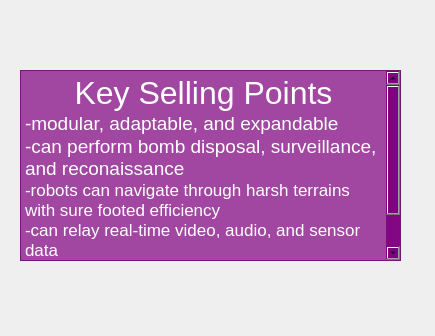
<?xml version="1.0" encoding="UTF-8"?>
<ui version="4.0">
 <class>SellPoint</class>
 <widget class="QDialog" name="SellPoint">
  <property name="geometry">
   <rect>
    <x>0</x>
    <y>0</y>
    <width>435</width>
    <height>336</height>
   </rect>
  </property>
  <property name="windowTitle">
   <string>Dialog</string>
  </property>
  <property name="styleSheet">
   <string notr="true">#SellPoint{
	background-image: url(:/Resources/galaxy-cool-photo-3-2-s-307x512.jpg);
}</string>
  </property>
  <widget class="QTextBrowser" name="textBrowser">
   <property name="geometry">
    <rect>
     <x>20</x>
     <y>70</y>
     <width>381</width>
     <height>191</height>
    </rect>
   </property>
   <property name="autoFillBackground">
    <bool>false</bool>
   </property>
   <property name="styleSheet">
    <string notr="true">font: 13pt &quot;Optima&quot;;
background-color: rgba(128, 0, 128, 179);

</string>
   </property>
   <property name="html">
    <string>&lt;!DOCTYPE HTML PUBLIC &quot;-//W3C//DTD HTML 4.0//EN&quot; &quot;http://www.w3.org/TR/REC-html40/strict.dtd&quot;&gt;
&lt;html&gt;&lt;head&gt;&lt;meta name=&quot;qrichtext&quot; content=&quot;1&quot; /&gt;&lt;style type=&quot;text/css&quot;&gt;
p, li { white-space: pre-wrap; }
&lt;/style&gt;&lt;/head&gt;&lt;body style=&quot; font-family:'Optima'; font-size:13pt; font-weight:400; font-style:normal;&quot;&gt;
&lt;p align=&quot;center&quot; style=&quot; margin-top:0px; margin-bottom:0px; margin-left:0px; margin-right:0px; -qt-block-indent:0; text-indent:0px;&quot;&gt;&lt;span style=&quot; font-family:'.Lucida Grande UI'; font-size:24pt; color:#ffffff;&quot;&gt;Key Selling Points&lt;/span&gt;&lt;/p&gt;
&lt;p style=&quot; margin-top:0px; margin-bottom:0px; margin-left:0px; margin-right:0px; -qt-block-indent:0; text-indent:0px;&quot;&gt;&lt;span style=&quot; font-family:'.Lucida Grande UI'; font-size:14pt; color:#ffffff;&quot;&gt;-modular, adaptable, and expandable&lt;/span&gt;&lt;/p&gt;
&lt;p style=&quot; margin-top:0px; margin-bottom:0px; margin-left:0px; margin-right:0px; -qt-block-indent:0; text-indent:0px;&quot;&gt;&lt;span style=&quot; font-family:'.Lucida Grande UI'; font-size:14pt; color:#ffffff;&quot;&gt;-can perform bomb disposal, surveillance, and reconaissance&lt;/span&gt;&lt;/p&gt;
&lt;p style=&quot; margin-top:0px; margin-bottom:0px; margin-left:0px; margin-right:0px; -qt-block-indent:0; text-indent:0px;&quot;&gt;&lt;span style=&quot; font-family:'.Lucida Grande UI'; color:#ffffff;&quot;&gt;-robots can navigate through harsh terrains with sure footed efficiency&lt;/span&gt;&lt;/p&gt;
&lt;p style=&quot; margin-top:0px; margin-bottom:0px; margin-left:0px; margin-right:0px; -qt-block-indent:0; text-indent:0px;&quot;&gt;&lt;span style=&quot; font-family:'.Lucida Grande UI'; color:#ffffff;&quot;&gt;-can relay real-time video, audio, and sensor data&lt;/span&gt;&lt;/p&gt;
&lt;p style=&quot; margin-top:0px; margin-bottom:0px; margin-left:0px; margin-right:0px; -qt-block-indent:0; text-indent:0px;&quot;&gt;&lt;span style=&quot; font-family:'.Lucida Grande UI'; color:#ffffff;&quot;&gt;-will greatly enhance public safety and reduce casualities during wartime&lt;/span&gt;&lt;/p&gt;&lt;/body&gt;&lt;/html&gt;</string>
   </property>
  </widget>
 </widget>
 <resources/>
 <connections/>
</ui>
